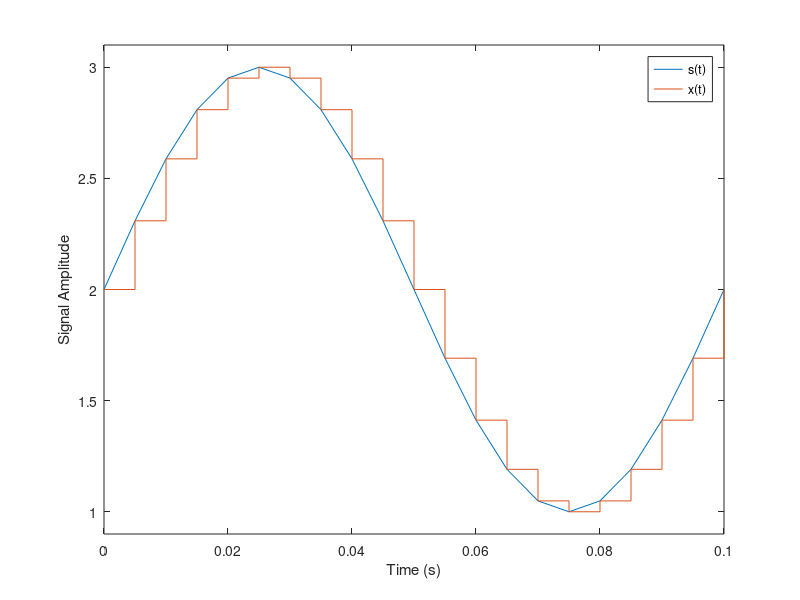

MATLAB code to generate this figure:
close all
clear 
clc

fs = 2*10^2;
Ts = 1/fs;
t = 0:Ts:0.1;
fc = 10^1;
s = 2 + sin(2*pi*fc.*t);

h = figure;
plot(t, s);
hold on;
stairs(t, s);
ylim([0.9 3.1]);
ylabel('Signal Amplitude');
xlabel('Time (s)');
legend('s(t)', 'x(t)');


%% Cropped pdf figure saving
% set(h,'Units','Inches');
% pos = get(h,'Position');
% set(h,'PaperPositionMode','Auto','PaperUnits','Inches','PaperSize',[pos(3), pos(4)])
% print(h,'ADC','-dpdf','-r0')



